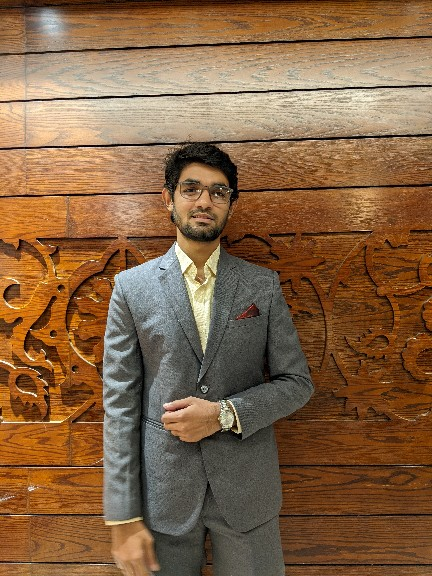
#> input picture Lab/my_pic.jpg, 432 x 576 px
$ python lab8.py
#> lines starting #> are read from the running program, lines starting #| are printed output that depends on the picture
import cv2
import matplotlib.pyplot as plt

# Load grayscale image
image = cv2.imread('my_pic.jpg', cv2.IMREAD_GRAYSCALE)
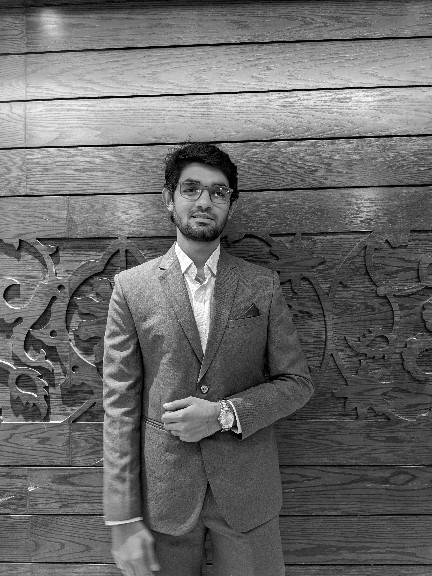
#> image: shape (576, 432); min 0, max 255, mean 105.9

if image is None:
    print("Error: 'my_pic.jpg' not found.")
    exit()

# Apply Histogram Equalization
equalized = cv2.equalizeHist(image)
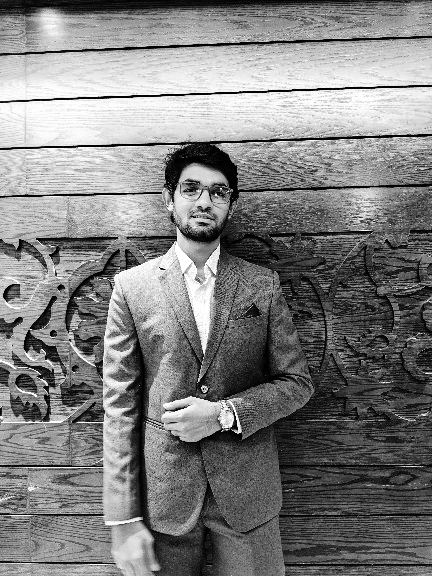
#> equalized: shape (576, 432); min 0, max 255, mean 127.6

# Show Original and Equalized images with histograms
plt.figure(figsize=(10, 6))

# Original image
plt.subplot(2, 2, 1)
plt.imshow(image, cmap='gray')
plt.title("Original Image")
plt.axis('off')

# Equalized image
plt.subplot(2, 2, 2)
plt.imshow(equalized, cmap='gray')
plt.title("Equalized Image")
plt.axis('off')

# Histogram of original
plt.subplot(2, 2, 3)
plt.hist(image.ravel(), 256, [0, 256])
plt.title("Original Histogram")

# Histogram of equalized
plt.subplot(2, 2, 4)
plt.hist(equalized.ravel(), 256, [0, 256])
plt.title("Equalized Histogram")

plt.tight_layout()
plt.show()
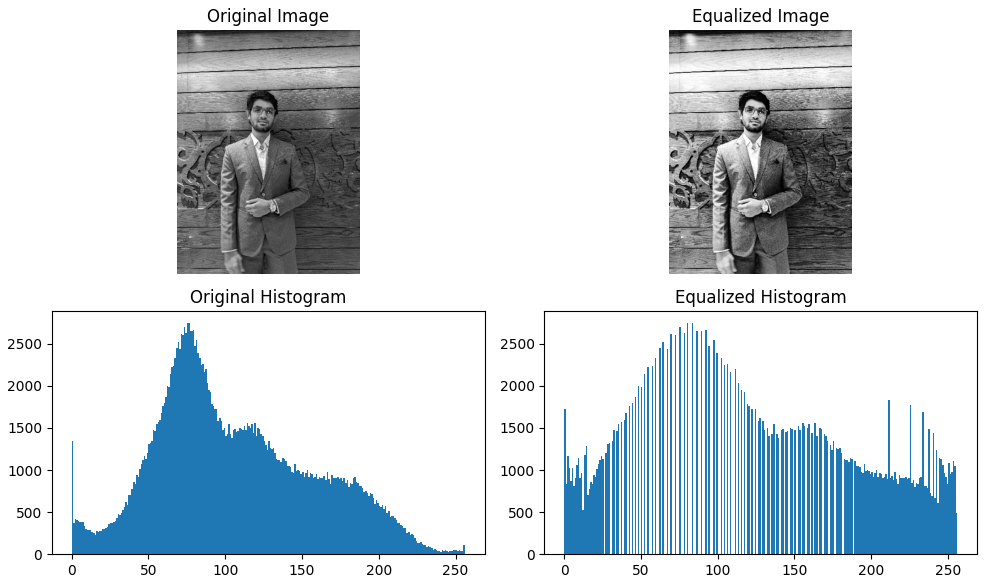
#> figure drawn by matplotlib, 4 panels; panel 3: tallest bar 2750 high, from x = 76 to 77; panel 4: tallest bar 2750 high, from x = 83 to 84
